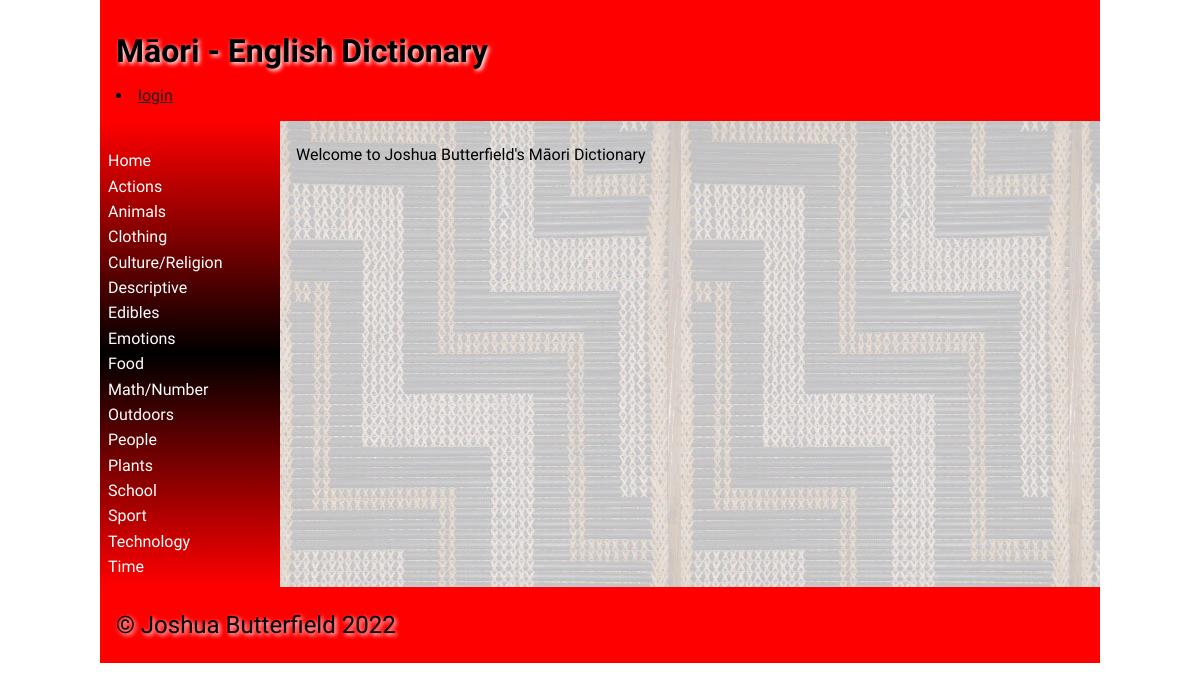
Before: / with the older database file.
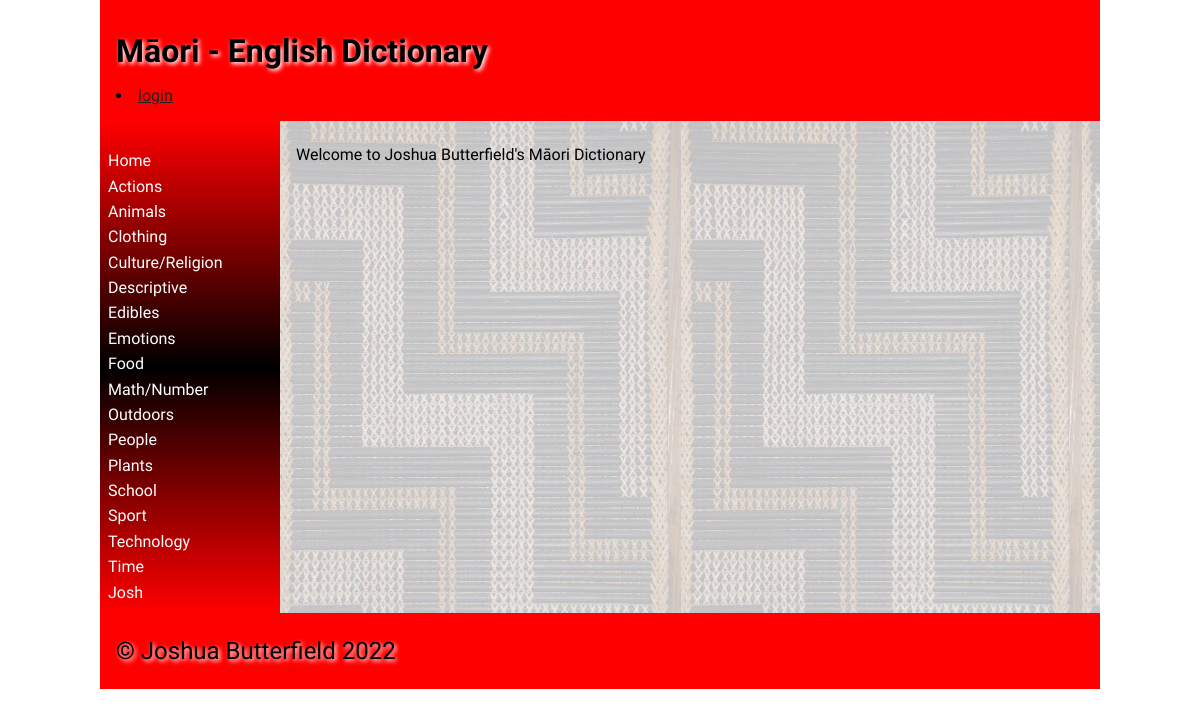
After: the same page with the newer database file.
### tables this page shows
CREATE TABLE categories
(
	id integer
		constraint categories_pk
			primary key autoincrement,
	cat_name varchar(40)
);

### app.py (the view)
@app.route('/', methods=['Get', 'Post'])
def render_homepage():
    category = get_categories()  # displaying categories
    if is_logged_in():  # to display first name of user on homepage
        first_name = session['first_name']
    else:
        first_name = ""
    return render_template('home.html', categories_list=category, logged_in=is_logged_in(),
                           teacher=is_teacher(), user_id=first_name)

### app.py (called while the page is built)
def create_connection(db_file):
    try:
        connection = sqlite3.connect(db_file)
        connection.execute('pragma foreign_keys=ON')
        return connection
    except Error as e:
        print(e)
    return None

def is_logged_in():
    if session.get("email") is None:
        print("Not logged in")
        return False
    else:
        print("Logged in")
        return True

def is_teacher():
    if session.get("teacher") == 1:
        print("User is not a teacher")
        return False
    if session.get("teacher") == 0:
        print("User is a teacher")
        return True

def get_categories():
    if request.method == 'GET':
        query = "SELECT cat_name FROM categories"
        con = create_connection(DATABASE)
        cur = con.cursor()
        cur.execute(query, ())
        category = cur.fetchall()
        print(category)
        con.commit()
        con.close()
        return category

### templates/home.html (shortened to what this page needs)
{% extends 'base.html' %}
{% block heading %}Māori - English Dictionary{% endblock %}
{% block main %}
<p>Welcome {{ user_id }} to Joshua Butterfield's Māori Dictionary</p>
{% endblock %}

### templates/base.html (shortened to what this page needs)
<!doctype html>
<html lang="en">
<head>
	<link href="{{ url_for('static', filename='css/style.css') }}" rel="stylesheet">
</head>
<body>
	<div id="container">
		<header>
			<h1>{% block heading %}Māori Dictionary{% endblock %}</h1>
            {% if logged_in %}
                <li><a href="\logout">logout</a></li>
            {% else %}
                <li><a href="\login">login</a></li>
            {% endif %}
		</header>
		<nav>
			<ul>
                <li><a href="\">Home</a></li>
				{% for i in categories_list %}
					<li><a href="{{ url_for('categories', type=i) }}">{{ i[0] }}</a></li>
				{% endfor %}
			</ul>
		</nav>
		<main>
            {% block main%}{% endblock %}
        </main>
		<footer>
			<p>
				&copy; Joshua Butterfield 2022
			</p>
		</footer>
	</div>
</body>
</html>

### static/css/style.css (style rules this page uses)
* { font-family: Comfortaa, sans-serif; margin: 0; padding: 0; box-sizing: border-box; }
#container { display: grid; grid-template-columns: 75px auto; grid-template-areas: 'nav header' 'main main' 'footer footer'; }
header { grid-area: header; background-color: #f00; padding: 1rem; }
nav { grid-area: nav; }
main { grid-area: main; padding: 1rem; background-color: #edd; }
h1, h2, h3, h4 { padding: 1rem 0; font-family: 'Suez One', serif; color: #000; text-shadow: 2px 2px 4px #fff; }
p { padding: 0.5rem 0; }
a { color: #222; }
footer { grid-area: footer; padding: 1rem; background-color: #f00; }
footer p { color: #000; text-shadow: 2px 2px 4px #fff; font-size: 1.5rem; }
@media only screen and (min-width: 768px) { #container { grid-template-columns: 180px auto; grid-template-areas: 'header header' 'nav main' 'footer footer'; } }
@media only screen and (min-width: 768px) { nav { background: linear-gradient(180deg, rgba(255,0,0,1) 0%, rgba(0, 0, 0, 1) 50%, rgba(255,0,0,1) 100%); padding: 0.5rem; } }
@media only screen and (min-width: 768px) { nav ul { list-style: none; } }
@media only screen and (min-width: 768px) { nav li { padding: 0.2rem 0; } }
@media only screen and (min-width: 768px) { nav a { color: #fff; text-decoration: none; } }
@media only screen and (min-width: 768px) { main { background-image: url('/poutama.jpg'); } }
@media only screen and (min-width: 1000px) { #container { width: 1000px; margin: auto; } }

Changed rows visible on the page:
added categories: cat_name "Josh"
